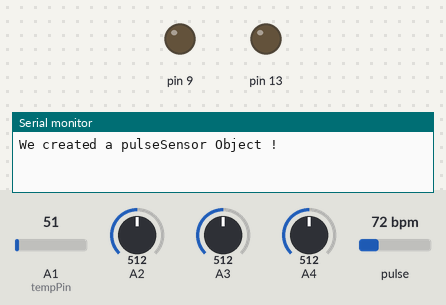
Recording of a sketch running on a simulated Arduino Uno, built with avr-gcc and run on an emulated ATmega328P. Parts: output pins drawn as LEDs (lit = HIGH), the last lines printed to the serial monitor. The inputs (shaded band) are chosen by the test bench; at power-on: A4 = 512, A1 (tempPin) = 51, A2 = 512, A3 = 512, pulse 72 bpm.

Above: at 1.8 s.
1.9 s: A4 set to 1006
3.4 s: A4 set to 1023
At 5.0 s:
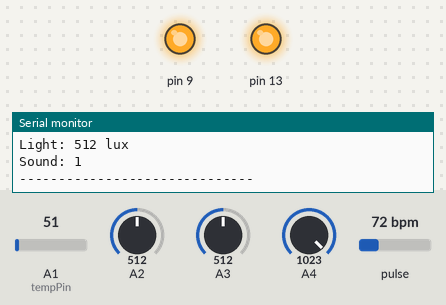
Timing chart, 0 to 6.5 s (numbered marks = the images above; inputs shaded):
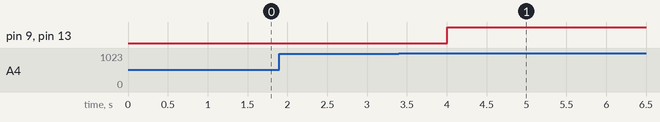

The sketch:

heartRate.ino
```cpp
//--------Use This Sketch To------------------------------------------
//1) Displays user's live and changing BPM, Beats Per Minute, in Arduino's native Serial Monitor.
//2) Print: "♥  A HeartBeat Happened !" when a beat is detected, live.
//3) Learn about using a PulseSensor Library "Object".
//4) Blinks LED on PIN 13 with user's Heartbeat.
//--------------------------------------------------------------------*/

#define USE_ARDUINO_INTERRUPTS true    // Set-up low-level interrupts for most acurate BPM math.
#include <PulseSensorPlayground.h>     // Includes the PulseSensorPlayground Library.

//  Variables
const int PulseWire = 0;       // PulseSensor PURPLE WIRE connected to ANALOG PIN 0
const int LED13 = 13;          // The on-board Arduino LED, close to PIN 13.
int Threshold = 550;           // Determine which Signal to "count as a beat" and which to ignore.

int val;
int tempPin = 1;
int i=0, j=0,k;
int heartBeats[100];
int ldrValues[100];
int tempValues[100];
int flag=0;
int tempflag=0;
int maxBPM=0;
int sumBeat = 0;
int beatCount = 0;

PulseSensorPlayground pulseSensor;  // Creates an instance of the PulseSensorPlayground object called "pulseSensor"


void setup() {


  Serial.begin(9600);          // For Serial Monitor

  // Configure the PulseSensor object, by assigning our variables to it.
  pulseSensor.analogInput(PulseWire);
  pulseSensor.blinkOnPulse(LED13);       //auto-magically blink Arduino's LED with heartbeat.
  pulseSensor.setThreshold(Threshold);

  // Double-check the "pulseSensor" object was created and "began" seeing a signal.
   if (pulseSensor.begin()) {
    Serial.println("We created a pulseSensor Object !");  //This prints one time at Arduino power-up,  or on Arduino reset.
  }
}


void loop() {
  int buttonValue = analogRead(A4);
  if(buttonValue==1023){
    if(flag==1)
    {
      tempflag=0;
    }
    else{
      tempflag=1;
    }
  }
  if(tempflag == 1)
  {
    flag=1;
 int myBPM = pulseSensor.getBeatsPerMinute();  // Calls function on our pulseSensor object that returns BPM as an "int".
                                               // "myBPM" hold this BPM value now.
  val = analogRead(tempPin);
  float mv = (val/1024.0)*5000;
  float cel = mv/10;

  int soundValue=analogRead(A3);
  int sensorValue = analogRead(A2);

if (pulseSensor.sawStartOfBeat()) {            // Constantly test to see if "a beat happened".
 Serial.print("Heart Rate: "); // If test is "true", print a message "a heartbeat happened".
 ;                        // Print phrase "BPM: "
 Serial.print(myBPM);                        // Print the value inside of myBPM.  pulseSensor.sawStartOfBeat()
 Serial.println(" BPM");
 heartBeats[j] = myBPM;
 ldrValues[j] = sensorValue;
 tempValues[j] = int(cel);
 sumBeat = sumBeat+myBPM;
 beatCount++;
 if(myBPM>maxBPM){
  maxBPM = myBPM;
 }
 j++;
}


  Serial.print("TEMPERATURE = ");
  Serial.print(cel);
  Serial.print("*C");
  Serial.println();

  int val = 1000;

 int custval = sensorValue*0.9+61.0+cel*2+soundValue*0.1;
  analogWrite(9, custval);
  Serial.print("Light: ");
  Serial.print(sensorValue);
  Serial.println(" lux");
  if(soundValue==0){
    Serial.print("Sound: ");
    Serial.println(0);
    }
  if(soundValue>0){
    Serial.print("Sound: ");
    Serial.println(1);
    }
  for(k=0;k<30;k++){
    Serial.print("-");
  }
  Serial.println("");
  i++;
  }
//  else
//  {
//    if(i==15)
//    {
//      for(k=0;k<j;k++)
//      {
//        Serial.print("Temperature:");
//        Serial.print(tempValues[k]);
//        Serial.print("  ");
//        Serial.print("Light:");
//        Serial.print(ldrValues[k]);
//        Serial.print("Lux  ");
//        Serial.print("Heartbeats: ");
//        Serial.print(heartBeats[k]);
//        Serial.println("BPM  ");
//      }
//      i++;
//    }
//  }
  else{
    if(flag==1)
    {
      for(k=0;k<j;k++)
      {
        Serial.print("Temperature:");
        Serial.print(tempValues[k]);
        Serial.print("  ");
        Serial.print("Light:");
        Serial.print(ldrValues[k]);
        Serial.print("Lux  ");
        Serial.print("Heartbeats: ");
        Serial.print(heartBeats[k]);
        Serial.println("BPM  ");
      }
      flag=0;
      int averageBeat = sumBeat/beatCount;
      Serial.print("Max Heart Beat: ");
        Serial.println(maxBPM);
        Serial.print("Average Heart Rate: ");
        Serial.print(averageBeat);
        Serial.println(" BPM");
        if(averageBeat>100)
        {
          Serial.println("The quality of sleep was not good!");
        }
        else if(averageBeat
        >80)
        {
          Serial.println("The quality of sleep was good!");
        }
        else
        {
          Serial.println("The quality of sleep was profound!");
        }
    }
  }
  delay(1000);
}
```

Measured:
- the behaviour switches between 1022 and 1023 on A4 (found by bisection; images 0 and 1)
- after the input at 1.9 s, every drawn part: stays the same
- after the input at 3.4 s, pin 9, pin 13: LOW → HIGH after 0.60 s
